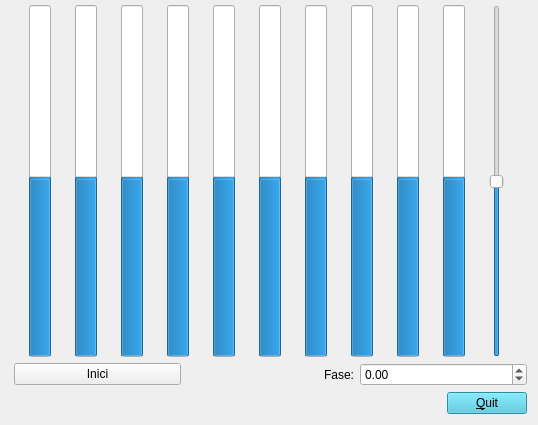
<?xml version="1.0" encoding="UTF-8"?>
<ui version="4.0">
 <class>Sinus</class>
 <widget class="QWidget" name="Sinus">
  <property name="geometry">
   <rect>
    <x>0</x>
    <y>0</y>
    <width>538</width>
    <height>425</height>
   </rect>
  </property>
  <property name="windowTitle">
   <string>Form</string>
  </property>
  <layout class="QVBoxLayout" name="verticalLayout">
   <property name="topMargin">
    <number>5</number>
   </property>
   <item>
    <layout class="QHBoxLayout" name="horizontalLayout_2">
     <item>
      <widget class="myQProgressBar" name="PB1">
       <property name="minimum">
        <number>-100</number>
       </property>
       <property name="value">
        <number>0</number>
       </property>
       <property name="orientation">
        <enum>Qt::Orientation::Vertical</enum>
       </property>
       <property name="invertedAppearance">
        <bool>false</bool>
       </property>
      </widget>
     </item>
     <item>
      <widget class="myQProgressBar" name="PB2">
       <property name="minimum">
        <number>-100</number>
       </property>
       <property name="value">
        <number>0</number>
       </property>
       <property name="orientation">
        <enum>Qt::Orientation::Vertical</enum>
       </property>
       <property name="invertedAppearance">
        <bool>false</bool>
       </property>
      </widget>
     </item>
     <item>
      <widget class="myQProgressBar" name="PB3">
       <property name="minimum">
        <number>-100</number>
       </property>
       <property name="value">
        <number>0</number>
       </property>
       <property name="orientation">
        <enum>Qt::Orientation::Vertical</enum>
       </property>
       <property name="invertedAppearance">
        <bool>false</bool>
       </property>
      </widget>
     </item>
     <item>
      <widget class="myQProgressBar" name="PB4">
       <property name="minimum">
        <number>-100</number>
       </property>
       <property name="value">
        <number>0</number>
       </property>
       <property name="orientation">
        <enum>Qt::Orientation::Vertical</enum>
       </property>
       <property name="invertedAppearance">
        <bool>false</bool>
       </property>
      </widget>
     </item>
     <item>
      <widget class="myQProgressBar" name="PB5">
       <property name="minimum">
        <number>-100</number>
       </property>
       <property name="value">
        <number>0</number>
       </property>
       <property name="orientation">
        <enum>Qt::Orientation::Vertical</enum>
       </property>
       <property name="invertedAppearance">
        <bool>false</bool>
       </property>
      </widget>
     </item>
     <item>
      <widget class="myQProgressBar" name="PB6">
       <property name="minimum">
        <number>-100</number>
       </property>
       <property name="value">
        <number>0</number>
       </property>
       <property name="orientation">
        <enum>Qt::Orientation::Vertical</enum>
       </property>
       <property name="invertedAppearance">
        <bool>false</bool>
       </property>
      </widget>
     </item>
     <item>
      <widget class="myQProgressBar" name="PB7">
       <property name="minimum">
        <number>-100</number>
       </property>
       <property name="value">
        <number>0</number>
       </property>
       <property name="orientation">
        <enum>Qt::Orientation::Vertical</enum>
       </property>
       <property name="invertedAppearance">
        <bool>false</bool>
       </property>
      </widget>
     </item>
     <item>
      <widget class="myQProgressBar" name="PB8">
       <property name="minimum">
        <number>-100</number>
       </property>
       <property name="value">
        <number>0</number>
       </property>
       <property name="orientation">
        <enum>Qt::Orientation::Vertical</enum>
       </property>
       <property name="invertedAppearance">
        <bool>false</bool>
       </property>
      </widget>
     </item>
     <item>
      <widget class="myQProgressBar" name="PB9">
       <property name="minimum">
        <number>-100</number>
       </property>
       <property name="value">
        <number>0</number>
       </property>
       <property name="orientation">
        <enum>Qt::Orientation::Vertical</enum>
       </property>
       <property name="invertedAppearance">
        <bool>false</bool>
       </property>
      </widget>
     </item>
     <item>
      <widget class="myQProgressBar" name="PB10">
       <property name="minimum">
        <number>-100</number>
       </property>
       <property name="value">
        <number>0</number>
       </property>
       <property name="orientation">
        <enum>Qt::Orientation::Vertical</enum>
       </property>
       <property name="invertedAppearance">
        <bool>false</bool>
       </property>
      </widget>
     </item>
     <item>
      <widget class="QSlider" name="Amplitude">
       <property name="maximum">
        <number>100</number>
       </property>
       <property name="value">
        <number>50</number>
       </property>
       <property name="orientation">
        <enum>Qt::Orientation::Vertical</enum>
       </property>
      </widget>
     </item>
    </layout>
   </item>
   <item>
    <layout class="QHBoxLayout" name="horizontalLayout_3">
     <property name="leftMargin">
      <number>3</number>
     </property>
     <item>
      <widget class="QPushButton" name="Inici">
       <property name="cursor">
        <cursorShape>OpenHandCursor</cursorShape>
       </property>
       <property name="text">
        <string>Inici</string>
       </property>
      </widget>
     </item>
     <item>
      <widget class="QLabel" name="label">
       <property name="text">
        <string>Fase:</string>
       </property>
       <property name="alignment">
        <set>Qt::AlignmentFlag::AlignRight|Qt::AlignmentFlag::AlignTrailing|Qt::AlignmentFlag::AlignVCenter</set>
       </property>
      </widget>
     </item>
     <item>
      <widget class="QDoubleSpinBox" name="Fase">
       <property name="minimum">
        <double>-5.000000000000000</double>
       </property>
       <property name="maximum">
        <double>5.000000000000000</double>
       </property>
       <property name="singleStep">
        <double>0.200000000000000</double>
       </property>
      </widget>
     </item>
    </layout>
   </item>
   <item>
    <layout class="QHBoxLayout" name="horizontalLayout">
     <item>
      <spacer name="horizontalSpacer">
       <property name="orientation">
        <enum>Qt::Orientation::Horizontal</enum>
       </property>
       <property name="sizeHint" stdset="0">
        <size>
         <width>268</width>
         <height>20</height>
        </size>
       </property>
      </spacer>
     </item>
     <item>
      <widget class="QPushButton" name="pushButton">
       <property name="styleSheet">
        <string notr="true">background-color: rgb(65, 193, 218);
</string>
       </property>
       <property name="text">
        <string>&amp;Quit</string>
       </property>
       <property name="shortcut">
        <string>Alt+Q</string>
       </property>
      </widget>
     </item>
    </layout>
   </item>
  </layout>
 </widget>
 <customwidgets>
  <customwidget>
   <class>myQProgressBar</class>
   <extends>QProgressBar</extends>
   <header location="global">myQProgressBar.h</header>
  </customwidget>
 </customwidgets>
 <resources/>
 <connections>
  <connection>
   <sender>pushButton</sender>
   <signal>clicked()</signal>
   <receiver>Sinus</receiver>
   <slot>close()</slot>
   <hints>
    <hint type="sourcelabel">
     <x>527</x>
     <y>414</y>
    </hint>
    <hint type="destinationlabel">
     <x>361</x>
     <y>220</y>
    </hint>
   </hints>
  </connection>
  <connection>
   <sender>Inici</sender>
   <signal>clicked()</signal>
   <receiver>Sinus</receiver>
   <slot>setBars()</slot>
   <hints>
    <hint type="sourcelabel">
     <x>179</x>
     <y>379</y>
    </hint>
    <hint type="destinationlabel">
     <x>268</x>
     <y>212</y>
    </hint>
   </hints>
  </connection>
  <connection>
   <sender>Amplitude</sender>
   <signal>sliderMoved(int)</signal>
   <receiver>Sinus</receiver>
   <slot>setAmplitude()</slot>
   <hints>
    <hint type="sourcelabel">
     <x>509</x>
     <y>185</y>
    </hint>
    <hint type="destinationlabel">
     <x>268</x>
     <y>212</y>
    </hint>
   </hints>
  </connection>
  <connection>
   <sender>Fase</sender>
   <signal>valueChanged(double)</signal>
   <receiver>Sinus</receiver>
   <slot>setFase()</slot>
   <hints>
    <hint type="sourcelabel">
     <x>443</x>
     <y>367</y>
    </hint>
    <hint type="destinationlabel">
     <x>268</x>
     <y>212</y>
    </hint>
   </hints>
  </connection>
 </connections>
 <slots>
  <slot>setProgressBarValue()</slot>
  <slot>setBars()</slot>
  <slot>setAmplitude()</slot>
  <slot>setFase()</slot>
 </slots>
</ui>
